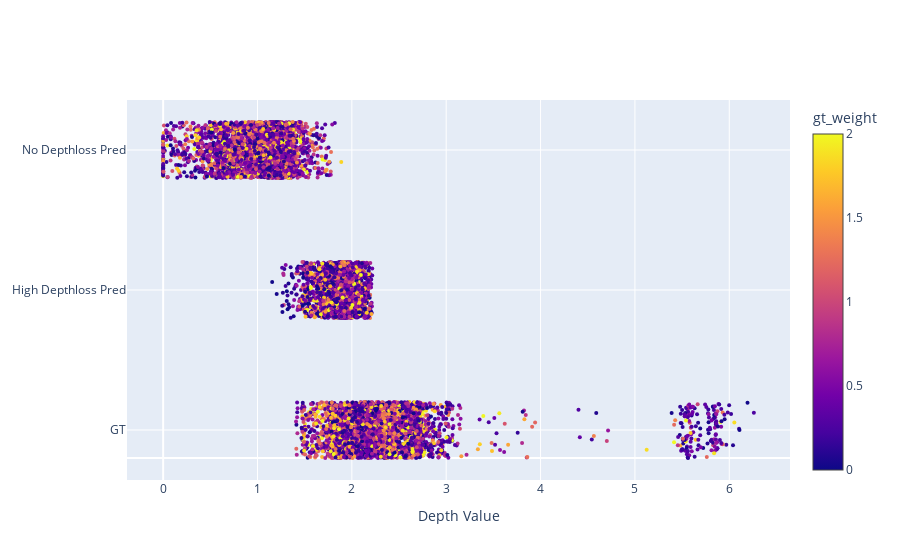

Here is the notebook cell this chart was saved with:
### Code cell
fig = go.Figure()
N = len(df_high_d['gt'])
fig.add_trace(go.Scatter(x=df_high_d['gt'],
                         y=0 + np.random.rand(N) * 0.2,
                             mode='markers',
                         marker=dict(size=4,
        color=df_high_d['gt_weight'],
                                     colorbar=dict(title='gt_weight'),
                                    colorscale='Plasma')
        , name='gt',
                        ))
fig.add_trace(go.Scatter(x=df_high_d['pred'],
                         y=0.5 + np.random.rand(N) * 0.2,
                             mode='markers',
                         marker=dict(
        size=4,
        color=df_high_d['gt_weight'],
                         colorscale='Plasma')
        , name='high depthloss pred'))
fig.add_trace(go.Scatter(x=df_no_d['pred'],
                         y=1 + np.random.rand(N) * 0.2,
                             mode='markers',
                         marker=dict(
        size=4,
        color=df_high_d['gt_weight'],
                         colorscale='Plasma')
        , name='no depthloss pred'))
fig.update_layout(showlegend=False, coloraxis_showscale=True, xaxis_title='Depth Value')
fig.update_yaxes(tickvals=[0.1,0.6, 1.1], ticktext=['GT','High Depthloss Pred', 'No Depthloss Pred'])
fig.show()
fig.write_html("depth_distributions.html")

### Figure 1 — Plotly figure (JSON) as saved in the notebook; plotly's stock layout.template omitted (floating-point values rounded to 4 significant figures; data arrays with more than 128 entries replaced by an {"elided": "..."} marker saying what was removed)
{"data": [{"marker": {"color": {"elided": "3905 float values"}, "colorbar": {"title": {"text": "gt_weight"}}, "colorscale": [[0, "#0d0887"], [0.1111, "#46039f"], [0.2222, "#7201a8"], [0.3333, "#9c179e"], [0.4444, "#bd3786"], [0.5556, "#d8576b"], [0.6667, "#ed7953"], [0.7778, "#fb9f3a"], [0.8889, "#fdca26"], [1, "#f0f921"]], "size": 4}, "mode": "markers", "name": "gt", "type": "scatter", "x": {"elided": "3905 float values"}, "y": {"elided": "3905 float values"}}, {"marker": {"color": {"elided": "3905 float values"}, "colorscale": [[0, "#0d0887"], [0.1111, "#46039f"], [0.2222, "#7201a8"], [0.3333, "#9c179e"], [0.4444, "#bd3786"], [0.5556, "#d8576b"], [0.6667, "#ed7953"], [0.7778, "#fb9f3a"], [0.8889, "#fdca26"], [1, "#f0f921"]], "size": 4}, "mode": "markers", "name": "high depthloss pred", "type": "scatter", "x": {"elided": "3905 float values"}, "y": {"elided": "3905 float values"}}, {"marker": {"color": {"elided": "3905 float values"}, "colorscale": [[0, "#0d0887"], [0.1111, "#46039f"], [0.2222, "#7201a8"], [0.3333, "#9c179e"], [0.4444, "#bd3786"], [0.5556, "#d8576b"], [0.6667, "#ed7953"], [0.7778, "#fb9f3a"], [0.8889, "#fdca26"], [1, "#f0f921"]], "size": 4}, "mode": "markers", "name": "no depthloss pred", "type": "scatter", "x": {"elided": "3827 float values"}, "y": {"elided": "3905 float values"}}], "layout": {"autosize": true, "coloraxis": {"showscale": true}, "showlegend": false, "xaxis": {"autorange": true, "range": [-0.3794, 6.64], "title": {"text": "Depth Value"}, "type": "linear"}, "yaxis": {"autorange": true, "range": [-0.09226, 1.292], "ticktext": ["GT", "High Depthloss Pred", "No Depthloss Pred"], "tickvals": [0.1, 0.6, 1.1], "type": "linear"}}}
